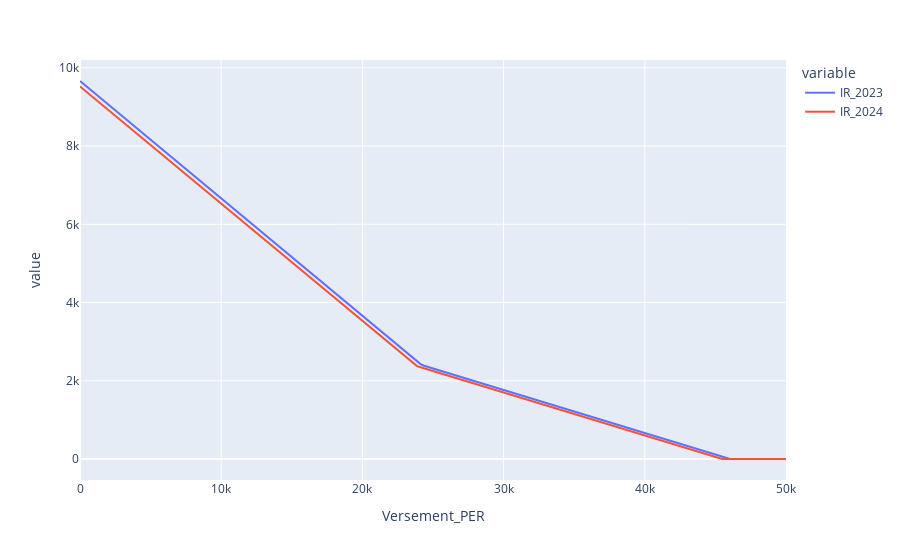
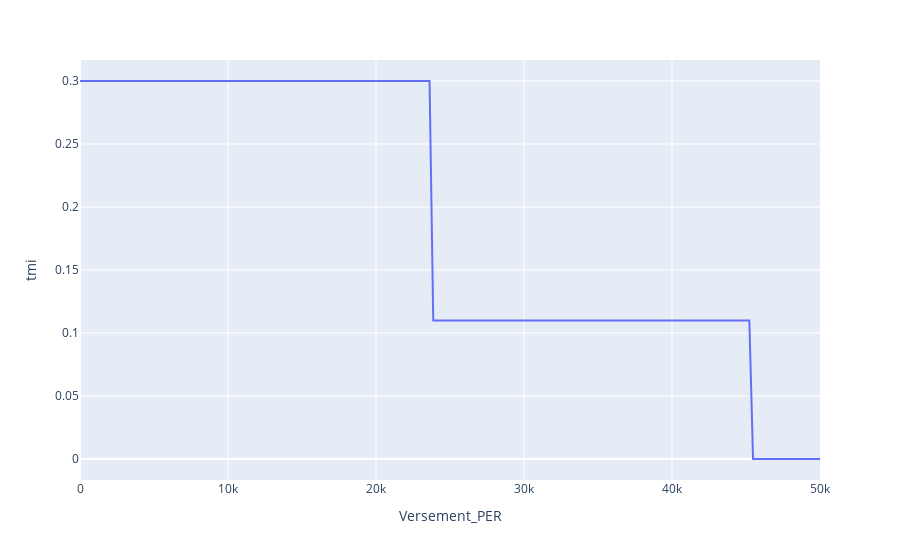

The code cell stored with these charts, in order, in its notebook:
### Code cell
TEST_CASE_PER = TEST_CASE
TEST_CASE_PER['axes']= [[{'count':200, 'name':'f6rs', 'min':0, 'max':50000, 'period':'2023'},
                          {'count':200, 'name':'f6rs', 'min':0, 'max':50000, 'period':'2024'}]]
#TEST_CASE_evol['individus']['parent1']['f6rs'] = {'2023': 10000, '2024': 5000}
simulation_builder = SimulationBuilder()
simulation_per = simulation_builder.build_from_entities(legislation_reforme, TEST_CASE_PER)
sdb = simulation_per.calculate_add('f6rs', '2023')
versement_PER = sdb.reshape(200,3).sum(1)

income_tax_2023 = simulation_per.calculate('ir_plaf_qf', 2023)
income_tax_2024 = simulation_per.calculate('ir_plaf_qf', 2024)
tmi_2024 = simulation_per.calculate('ir_tranche', 2024)
df_income_tax = pd.DataFrame.from_dict({'Versement_PER': versement_PER, 'IR_2023': income_tax_2023, 'IR_2024': income_tax_2024})
fig = px.line(df_income_tax, x='Versement_PER', y=['IR_2023', 'IR_2024'])
fig.show()
df_tmi = pd.DataFrame.from_dict({'Versement_PER':versement_PER, 'tmi': tmi_2024})
tranches_bareme_en_cours = legislation_reforme.parameters.impot_revenu.bareme_ir_depuis_1945.bareme(2024).rates
df_tmi['tmi'] = df_tmi['tmi'].apply(lambda x: tranches_bareme_en_cours[x])

fig = px.line(df_tmi, x='Versement_PER', y='tmi')
fig.show()

### Figure 1 — Plotly figure (JSON) as saved in the notebook; plotly's stock layout.template omitted (floating-point values rounded to 4 significant figures; data arrays with more than 128 entries replaced by an {"elided": "..."} marker saying what was removed)
{"data": [{"hovertemplate": "variable=IR_2023<br>Versement_PER=%{x}<br>value=%{y}<extra></extra>", "legendgroup": "IR_2023", "line": {"color": "#636efa", "dash": "solid"}, "marker": {"symbol": "circle"}, "mode": "lines", "name": "IR_2023", "orientation": "v", "showlegend": true, "type": "scatter", "x": {"elided": "200 int values"}, "xaxis": "x", "y": {"elided": "200 float values"}, "yaxis": "y"}, {"hovertemplate": "variable=IR_2024<br>Versement_PER=%{x}<br>value=%{y}<extra></extra>", "legendgroup": "IR_2024", "line": {"color": "#EF553B", "dash": "solid"}, "marker": {"symbol": "circle"}, "mode": "lines", "name": "IR_2024", "orientation": "v", "showlegend": true, "type": "scatter", "x": {"elided": "200 int values"}, "xaxis": "x", "y": {"elided": "200 float values"}, "yaxis": "y"}], "layout": {"legend": {"title": {"text": "variable"}, "tracegroupgap": 0}, "margin": {"t": 60}, "xaxis": {"anchor": "y", "domain": [0, 1], "title": {"text": "Versement_PER"}}, "yaxis": {"anchor": "x", "domain": [0, 1], "title": {"text": "value"}}}}

### Figure 2 — Plotly figure (JSON) as saved in the notebook; plotly's stock layout.template omitted (floating-point values rounded to 4 significant figures; data arrays with more than 128 entries replaced by an {"elided": "..."} marker saying what was removed)
{"data": [{"hovertemplate": "Versement_PER=%{x}<br>tmi=%{y}<extra></extra>", "legendgroup": "", "line": {"color": "#636efa", "dash": "solid"}, "marker": {"symbol": "circle"}, "mode": "lines", "name": "", "orientation": "v", "showlegend": false, "type": "scatter", "x": {"elided": "200 int values"}, "xaxis": "x", "y": {"elided": "200 float values"}, "yaxis": "y"}], "layout": {"legend": {"tracegroupgap": 0}, "margin": {"t": 60}, "xaxis": {"anchor": "y", "domain": [0, 1], "title": {"text": "Versement_PER"}}, "yaxis": {"anchor": "x", "domain": [0, 1], "title": {"text": "tmi"}}}}
